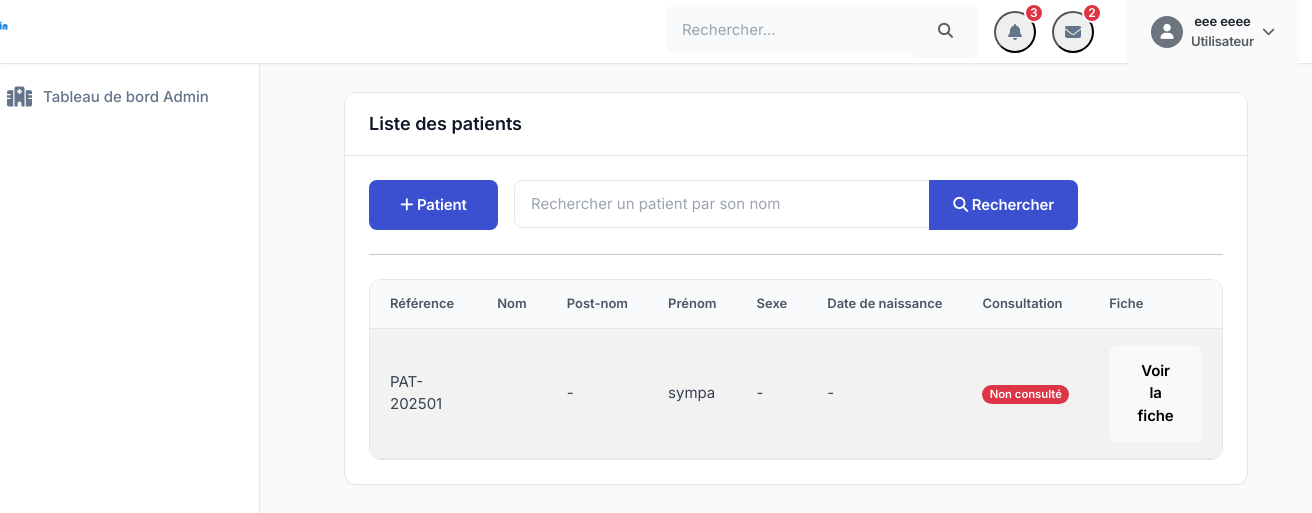
/core/liste_patient/ (signed in), run on the app's committed database.
### accounts/models.py (models this page shows, shortened)
class User(AbstractUser):
    username_validator = UnicodeUsernameValidator()
    username = models.CharField(
        _("username"),
        max_length=150,
        unique=True,
        help_text=_(
            "Required. 150 characters or fewer. Letters, digits and @/./+/-/_ only."
        ),
        validators=[username_validator],
        error_messages={
            "unique": _("A user with that username already exists."),
        },
    )
    first_name = models.CharField(_("first name"), max_length=150, blank=True, null=True)
    last_name = models.CharField(_("last name"), max_length=150, blank=True, null=True)
    email = models.EmailField(_("email address"), blank=True, null=True)
    is_staff = models.BooleanField(
        _("staff status"),
        default=False,
        help_text=_("Designates whether the user can log into this admin site."),
    )
    is_active = models.BooleanField(
        _("active"),
        default=True,
        help_text=_(
            "Designates whether this user should be treated as active. "
            "Unselect this instead of deleting accounts."
        ),
    )
    is_patient = models.BooleanField(default=False)
    is_doctor = models.BooleanField(default=False)
    is_admin = models.BooleanField(default=False)
    phone_number = models.CharField(
        _("numéro de téléphone"),
        max_length=20,
        blank=True,
        null=True
    )
    date_of_birth = models.DateField(
        _("date de naissance"),
        blank=True,
        null=True
    )
    address = models.TextField(
        _("adresse"),
        blank=True,
        null=True
    )
    profile_picture = models.ImageField(
        _("photo de profil"),
        upload_to='profile_pictures/%Y/%m/',
        blank=True,
        null=True
    )
    speciality = models.CharField(
        _("spécialité"),
        max_length=100,
        blank=True,
        null=True,
        help_text=_("Spécialité du médecin (si applicable)")
    )
    license_number = models.CharField(
        _("numéro de licence"),
        max_length=50,
        blank=True,
        null=True,
        help_text=_("Numéro de licence médicale (si médecin)")
    )
    GENDER_CHOICES = [
        ("male", "Male"),
        ("female", "Female"),
    ]
    gender = models.CharField(
        _("gender"),
        max_length=10,
        choices=GENDER_CHOICES,
        default="male",
        blank=True,
        null=True,
        help_text=_(
            "Designates the gender of the user."
        ),
    )
    must_change_password = models.BooleanField(
        _("must change password"),
        default=False,
        help_text=_(
            "Designates whether this user must change their password at next login."
        ),
    )
    date_joined = models.DateTimeField(_("date joined"), default=timezone.now)
    objects = UserManager()
    EMAIL_FIELD = "email"
    USERNAME_FIELD = "username"
    REQUIRED_FIELDS = ["email"]
    class Meta:
        verbose_name = _("user")
        verbose_name_plural = _("users")
        abstract = False
    def get_full_name(self):
        full_name = "%s %s" % (self.first_name, self.last_name)
        return full_name.strip()

### core/models.py (models this page shows, shortened)
class Patients(models.Model):
    MERITAL_STATUS = [
        ("Single","Célibataire"),
        ("Married","Marié(e)"),
        ("Widowed","Veuf(vue)"),
        ("Divorced","Divorcé(e)"),
    ]
    CONSULTATION_STATUS = [
        ("En attente de consultation","En attente de consultation"),
        ("Consultation effectuée","Consultation effectuée"),
        ("Consultation annulée","Consultation annulée"),
        ("Consultation terminée","Consultation terminée"),
    ]
    user = models.OneToOneField(settings.AUTH_USER_MODEL, on_delete=models.CASCADE, related_name='patient', null=True, blank=True)
    name = models.CharField(max_length=255, null=True, blank=True)
    first_name = models.CharField(max_length=255)
    last_name = models.CharField(max_length=255, null=True, blank=True)
    birth_date = models.DateField(null=True, blank=True)
    gender = models.CharField(max_length=10, choices=GENDER_CHOICES, null=True, blank=True)
    phone_number = models.CharField(max_length=20, null=True, blank=True)
    email = models.EmailField(null=True, blank=True)
    reference = models.CharField(max_length=255, null=True, blank=True)
    created_at = models.DateTimeField(auto_now_add=True)
    status = models.CharField(max_length=10, choices=MERITAL_STATUS, null=True, blank=True)
    occupation = models.CharField(max_length=255, null=True, blank=True)
    nationality = models.CharField(max_length=255, null=True, blank=True)
    consultation_status = models.CharField(max_length=255, choices=CONSULTATION_STATUS, default="En attente de consultation")
    emergency_contact_name = models.CharField(max_length=255, null=True, blank=True)
    emergency_contact_phone = models.CharField(max_length=20, null=True, blank=True)
    address = models.TextField(null=True, blank=True)
    medical_history = models.TextField(null=True, blank=True)
    allergies = models.TextField(null=True, blank=True)
    blood_group = models.CharField(max_length=10, null=True, blank=True)
    insurance_provider = models.CharField(max_length=255, null=True, blank=True)
    insurance_number = models.CharField(max_length=255, null=True, blank=True)
    updated_at = models.DateTimeField(auto_now=True)
    class Meta:
        ordering = ["-created_at"]

### core/views.py (the view)
# urls.py: path('liste_patient/', liste_patient, name='liste_patient'),
def liste_patient(request, *args, **kwargs):
    patients = Patients.objects.all()
    context = {
        'patients': patients
    }
    return render(request, "core/liste_patient.html", context)

### core/templates/core/liste_patient.html (shortened to what this page needs)
{% extends 'core/base.html' %}
{% block content %}
<div class="container mt-3" style="height: 90vh; overflow-y: auto;">
    <div class="card">
        <div class="card-header">
            <h5 class="card-title mb-0">Liste des patients</h5>
        </div>
        <div class="card-body">
            <section class="mb-4">
                <div class="row g-3">
                    <div class="col-md-2">
                        <a href="{% url 'inscription_patient' %}" class="btn btn-sm btn-primary w-100">
                            <i class="fas fa-plus"></i> Patient
                        </a>
                    </div>
                    <div class="col-md-8">
                        <form action="{% url 'recherche_patient' %}" method="post">
                           <div class="input-group">
                                <input type="text" name="q" value="{{ query }}" class="form-control" placeholder="Rechercher un patient par son nom">
                                <button class="btn btn-sm btn-primary" type="submit">
                                    <i class="fas fa-search"></i> Rechercher
                                </button>
                           </div>
                        </form>
                    </div>
                </div>
            </section>
            <hr class="my-4">
            <div class="table-responsive">
                <table class="table table-striped table-hover">
                    <thead>
                        <tr>
                            <th>Référence</th>
                            <th>Nom</th>
                            <th>Post-nom</th>
                            <th>Prénom</th>
                            <th>Sexe</th>
                            <th>Date de naissance</th>
                            <th>Consultation</th>
                            <th>Fiche</th>
                        </tr>
                    </thead>
                    <tbody>
                        {% for patient in patients %}
                        <tr>
                            <td>{{ patient.reference }}</td>
                            <td>{{ patient.last_name }}</td>
                            <td>{{ patient.name|default:"-" }}</td>
                            <td>{{ patient.first_name }}</td>
                            <td>
                                {% if patient.gender == 'male' %}
                                    Homme
                                {% elif patient.gender == 'female' %}
                                    Femme
                                {% else %}
                                    -
                                {% endif %}
                            </td>
                            <td>{{ patient.birth_date|date:"d/m/Y"|default:"-" }}</td>
                            <td>
                                {% if patient.is_consulted %}
                                    <span class="badge bg-success">Consulté</span>
                                {% else %}
                                    <span class="badge bg-danger">Non consulté</span>
                                {% endif %}
                            </td>
                            <td>
                                <div class="d-flex justify-content-end">
                                    <a href="{% url 'detail_patient' patient.id %}" class="btn btn-light btn-sm">
                                        Voir la fiche
                                    </a>
                                </div>
                            </td>
                        </tr>
                        {% empty %}
                           <tr>
                            <td colspan="12">
                                <span>Ce patient n'existe pas !</span>
                            </td>
                           </tr>
                        {% endfor %}
                    </tbody>
                </table>
            </div>
        </div>
    </div>
</div>
{% endblock %}

### core/templates/core/base.html (shortened to what this page needs)
{% load static %}
<!DOCTYPE html>
<html lang="fr">
<head>
    <link href="https://cdn.jsdelivr.net/npm/bootstrap@5.3.2/dist/css/bootstrap.min.css" rel="stylesheet">
    <link rel="stylesheet" href="https://cdnjs.cloudflare.com/ajax/libs/font-awesome/6.5.1/css/all.min.css">
    <link rel="stylesheet" href="{% static 'css/style.css' %}">
</head>
<body>
    <header class="app__header">
        <div class="container-fluid">
            <div class="row h-100 align-items-center justify-content-between">
                <div class="col-auto d-flex align-items-center">
                    <div class="logo-doc">
                        <img src="{% static 'media/log-kin.png' %}" alt="Kin-Doctor Logo" class="img-fluid">
                    </div>
                </div>
                <div class="col-auto d-flex align-items-center gap-3">
                    <div class="d-none d-md-block">
                        <div class="input-group">
                            <input type="search" class="form-control border-0 bg-light" placeholder="Rechercher...">
                            <button class="btn btn-light" type="button">
                                <i class="fas fa-search text-muted"></i>
                            </button>
                        </div>
                    </div>
                    <div class="dropdown">
                        <button class="btn-notification position-relative" type="button" data-bs-toggle="dropdown" aria-expanded="false">
                            <i class="fas fa-bell"></i>
                            <span class="position-absolute top-0 start-100 translate-middle badge rounded-pill bg-danger">
                                3
                            </span>
                        </button>
                    </div>
                    <div class="dropdown">
                        <button class="btn-notification position-relative" type="button" data-bs-toggle="dropdown" aria-expanded="false">
                            <i class="fas fa-envelope"></i>
                            <span class="position-absolute top-0 start-100 translate-middle badge rounded-pill bg-danger">
                                2
                            </span>
                        </button>
                    </div>
                    {% if request.user.is_authenticated %}
                    <div class="dropdown ms-3">
                        <button class="user-profile btn" type="button" data-bs-toggle="dropdown" aria-expanded="false">
                            <div class="d-flex align-items-center">
                                <div class="flex-shrink-0">
                                    {% if request.user.photo %}
                                        <img src="{{ request.user.photo.url }}" alt="Photo de profil">
                                    {% else %}
                                        <div class="rounded-circle bg-secondary text-white d-flex align-items-center justify-content-center" style="width: 32px; height: 32px;">
                                            <i class="fas fa-user"></i>
                                        </div>
                                    {% endif %}
                                </div>
                                <div class="flex-grow-1 ms-2 d-none d-lg-block">
                                    <div class="small fw-semibold">{{ request.user.get_full_name|default:request.user.username }}</div>
                                    <div class="text-muted small">
                                        {% if request.user.is_doctor %}Médecin
                                        {% elif request.user.is_nurse %}Infirmier(e)
                                        {% elif request.user.is_admin %}Administrateur
                                        {% else %}Utilisateur{% endif %}
                                    </div>
                                </div>
                                <i class="fas fa-chevron-down ms-2 text-muted small"></i>
                            </div>
                        </button>
                    </div>
                {% else %}
                    <a href="{% url 'login' %}" class="btn btn-primary ms-3">Connexion</a>
                {% endif %}
            </div>
        </div>
    </header>
    <div class="d-flex">
        <div class="sidebar" id="sidebar">
                <div class="position-sticky pt-1">
                    <ul class="nav flex-column">
                        {% if request.user.is_doctor %}
                        <li class="nav-item">
                            <a class="nav-link d-flex align-items-center gap-3 py-3 px-1 text-white" href="{% url 'doctor_dashboard' %}">
                                <i class="fas fa-hospital"></i>
                                <span>Tableau de Médécin</span>
                            </a>
                        </li>
                        {% else %}
                        <li class="nav-item">
                            <a class="nav-link d-flex align-items-center gap-3 py-3 px-1 text-white" href="{% url 'dashboard' %}">
                                <i class="fas fa-hospital"></i>
                                <span>Tableau de bord Admin</span>
                            </a>
                        </li>
                        {% endif %}
                    </ul>
                </div>
            </div>
            <div class="main-content">
                <div class="container-fluid py-4">
                    {% block content %}
                    {% endblock %}
                </div>
            </div>
        </div>
</body>
</html>

### data on the page
User: user.get_full_name "eee eeee"
Patients: reference "PAT-202501", name "-", first_name "sympa", birth_date "-"
